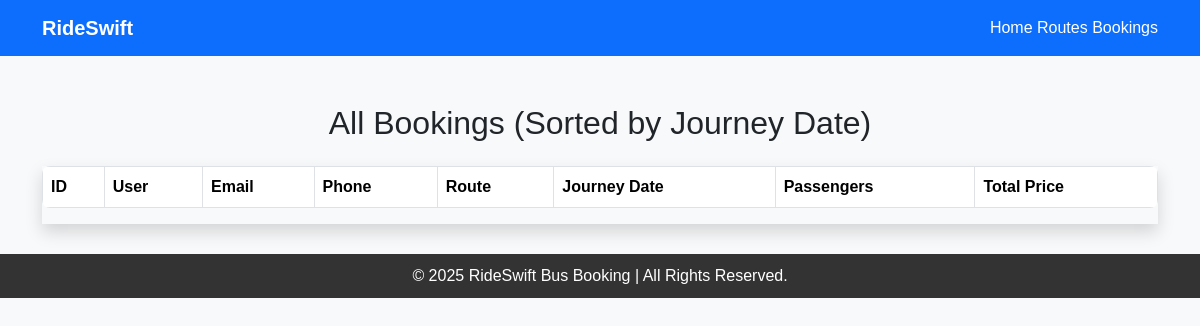
Before: /history with the older database file.
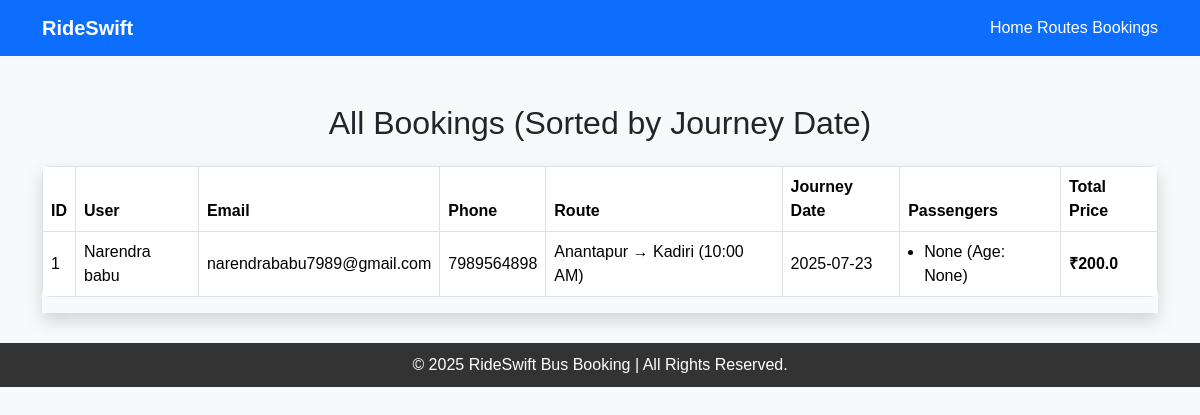
After: the same page with the newer database file.
### tables this page shows
CREATE TABLE bookings (
                id INTEGER PRIMARY KEY AUTOINCREMENT,
                user_name TEXT,
                email TEXT,
                phone TEXT,
                route_id INTEGER,
                passengers TEXT,
                date TEXT,
                total_price REAL,
                FOREIGN KEY(route_id) REFERENCES routes(id)
                );

CREATE TABLE routes (
                id INTEGER PRIMARY KEY AUTOINCREMENT,
                route_name TEXT,
                departure_time TEXT,
                price REAL,
                available_seats INTEGER
                );

### app.py (the view)
@app.route('/history')
def history():
    conn = sqlite3.connect(DB_NAME)
    c = conn.cursor()
    c.execute("""SELECT b.id, b.user_name, b.email, b.phone, b.passengers, b.date, b.total_price,
             r.route_name, r.departure_time
             FROM bookings b
             JOIN routes r ON b.route_id = r.id
             ORDER BY b.id ASC""")  # Booking IDs will now be sequential
    bookings = c.fetchall()
    conn.close()
    for i, booking in enumerate(bookings):
        bookings[i] = list(booking)
        bookings[i][4] = json.loads(booking[4])  # Parse passengers JSON
    return render_template('history.html', bookings=bookings)

### templates/history.html (shortened to what this page needs)
<!DOCTYPE html>
<html lang="en">
<head>
    <link href="https://cdn.jsdelivr.net/npm/bootstrap@5.3.2/dist/css/bootstrap.min.css" rel="stylesheet">
</head>
<body>
    <nav class="navbar navbar-expand-lg navbar-dark bg-primary">
        <div class="container">
            <a class="navbar-brand fw-bold" href="/">RideSwift</a>
            <div>
                <a class="nav-link d-inline text-white" href="/">Home</a>
                <a class="nav-link d-inline text-white" href="/routes">Routes</a>
                <a class="nav-link d-inline text-white" href="/history">Bookings</a>
            </div>
        </div>
    </nav>
    <div class="container mt-5">
        <h2 class="mb-4 text-center">All Bookings (Sorted by Journey Date)</h2>
        <div class="table-container shadow">
            <table class="table table-bordered table-hover align-middle">
                <thead>
                    <tr>
                        <th>ID</th>
                        <th>User</th>
                        <th>Email</th>
                        <th>Phone</th>
                        <th>Route</th>
                        <th>Journey Date</th>
                        <th>Passengers</th>
                        <th>Total Price</th>
                    </tr>
                </thead>
                <tbody>
                    {% for booking in bookings %}
                    <tr>
                        <td>{{ booking[0] }}</td>
                        <td>{{ booking[1] }}</td>
                        <td>{{ booking[2] }}</td>
                        <td>{{ booking[3] }}</td>
                        <td>{{ booking[7] }} ({{ booking[8] }})</td>
                        <td>{{ booking[5] }}</td>
                        <td>
                            <ul class="passenger-list">
                                {% for p in booking[4] %}
                                <li>{{ p.name }} (Age: {{ p.age }})</li>
                                {% endfor %}
                            </ul>
                        </td>
                        <td><strong>₹{{ booking[6] }}</strong></td>
                    </tr>
                    {% endfor %}
                </tbody>
            </table>
        </div>
    </div>
    <footer>
        &copy; 2025 RideSwift Bus Booking | All Rights Reserved.
    </footer>
</body>
</html>

Changed rows visible on the page:
now on this page (row edited): bookings: id "1", user_name "Narendra babu", email "narendrababu7989@gmail.com", phone "7989564898", route_name "Anantapur → Kadiri", departure_time "10:00 AM", date "2025-07-23", name "None", age "None", total_price "200.0"
